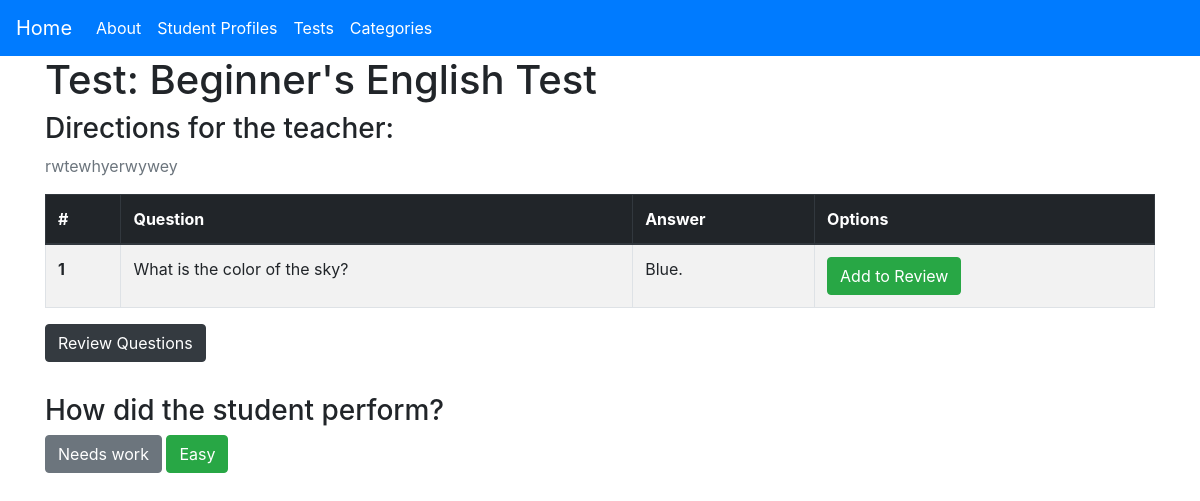
Page /tests/take/26/profile/13 on the earlier database version.
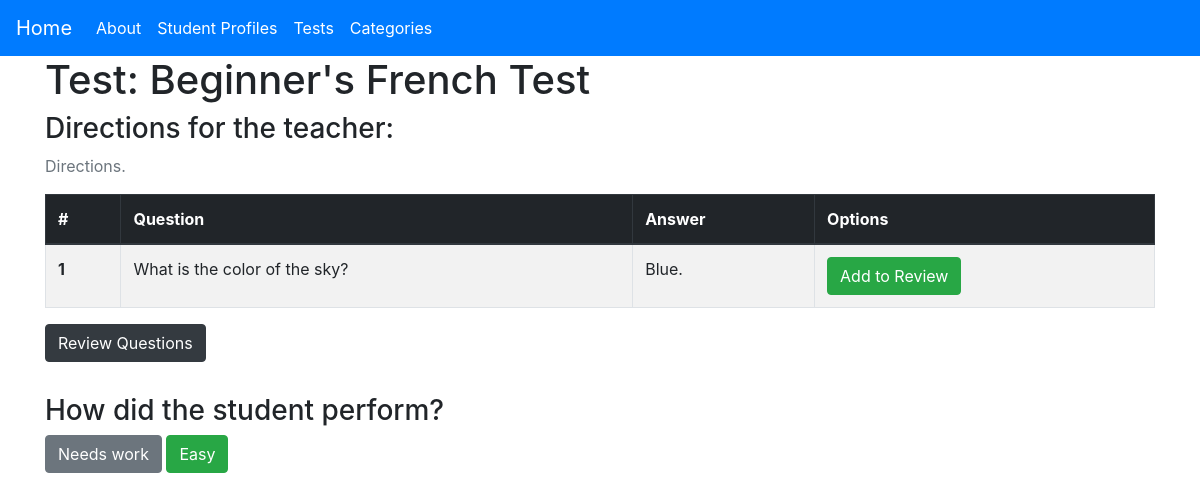
Same page on the later database version.
### main/models.py (models this page shows, shortened)
class Test(models.Model):
    test_name = models.CharField(max_length=100)
    test_directions = models.TextField(null=True)
    test_status_new = models.ManyToManyField('StudentProfile', related_name='test_status_new')
    test_status_good = models.ManyToManyField('StudentProfile', related_name='test_status_good')
    test_status_repeat = models.ManyToManyField('StudentProfile', related_name='test_status_repeat')
    test_repeat_due = models.IntegerField(default=6)
    test_status_due = models.ManyToManyField('StudentProfile', related_name='test_status_due')
    test_order = models.IntegerField(default=0)
    supporting_material = models.CharField(max_length=500, null=True)
    category = models.ForeignKey(Category, on_delete=models.CASCADE, null=True, related_name='category', blank=True)

### main/views.py (the view)
# urls.py: path('tests/take/<int:test_id>/profile/<int:profile_id>', views.take_test, name='take-test'),
def take_test(request, test_id, profile_id):
    test = Test.objects.filter(pk=test_id).first()
    questions = Question.objects.filter(test=test).order_by('id')
    for question in Question.objects.all():
        if question.review_question == True:
            review_questions_bool = True
            break
        else:
            review_questions_bool = False
    profile = StudentProfile.objects.filter(pk=profile_id).first()
    context = {
        'title': str(test.test_name) + ' - Test',
        'test': test,
        'questions': questions,
        'profile': profile,
        'review_questions_bool': review_questions_bool,
    }
    return render(request, 'main/take_test.html', context=context)

### main/templates/main/take_test.html (shortened to what this page needs)
{% extends 'main/base.html' %}
{% block content %}
<h1>Test: {{ test.test_name }}</h1>
<h3>Directions for the teacher:</h3>
<p class="test-directions text-muted">
    {{ test.test_directions }}
</p>
<table class="table table-bordered table-striped">
    <thead class="thead-dark">
        <tr>
            <th scope="col">#</th>
            <th scope="col">Question</th>
            <th scope="col">Answer</th>
            <th scope="col">Options</th>
        </tr>
    </thead>
    <tbody>
        {% for question in questions %}
            <tr>
                <th scope="row">{{forloop.counter}}</th>
                <td>{{question.question}}</td>
                <td>{{question.answer}}</td>
                <td>
                    <a href="{% url 'add-to-review' test_id=test.id profile_id=profile.id question_id=question.id %}">
                        <button class="btn btn-success">Add to Review</button>
                    </a>
                </td>
            </tr>
        {% endfor %}
    </tbody>
</table>
<div class="mb-4">
    <button class="btn btn-dark mb-2" type="button" data-toggle="collapse" data-target="#collapseExample" aria-expanded="false" aria-controls="collapseExample">
        Review Questions
    </button>
</div>
<div>
    <h3>How did the student perform?</h3>
    <a href="{% url 'test-score-needs-work' test_id=test.id profile_id=profile.id %}">
        <button class="btn btn-secondary">
            Needs work
        </button>
    </a>
    <a href="{% url 'test-score-good' test_id=test.id profile_id=profile.id %}">
        <button class="btn btn-success">
            Easy
        </button>
    </a>
</div>
{% endblock content %}

Differences in the rows shown:
changed Test: test_name "Beginner's English Test" → "Beginner's French Test"; test_directions "rwtewhyerwywey" → "Directions."
